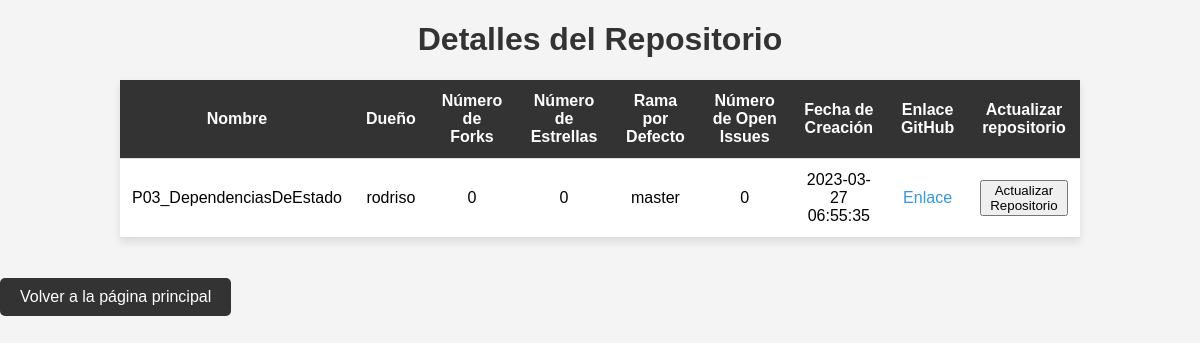
The page /details/1 (signed in) on the database its author committed.
### db.py (models this page shows)
class Base(DeclarativeBase):
    pass

class repository(Base):
    __tablename__ = "repositorys"
    id = Column(Integer, primary_key=True)
    name = Column(String)
    owner = Column(String)
    forks = Column(Integer)
    stars = Column(Integer)
    default_branch = Column(String)
    open_issues = Column(Integer)
    creation_date = Column(DateTime)
    github_link = Column(String)
    user_id = Column(Integer, ForeignKey("user_account.id"))
    user = relationship("Users", back_populates="repositorys")
    last_update = Column(DateTime)
    times_added = Column(Integer, default=0)

### app.py (the view)
@app.route("/details/<repo_id>")
def details(repo_id):
    repo = db.get_details_repositorie(repo_id)
    user_id = db.get_user_id(session['logged_in_user'])
    return render_template('details.html', repo = repo , user_id = user_id)

### db.py (called while the page is built)
def get_user_id(name):
    with Session(engine) as session:
        user = session.query(Users).filter_by(name=name).first()
        return user.id

def get_details_repositorie(id):
    session = Session(engine)
    repo = session.query(repository).filter_by(id=id).first()
    session.close()
    return repo

### templates/details.html (shortened to what this page needs)
<!DOCTYPE html>
<html lang="en">
<head>
    <link rel="stylesheet" href="{{ url_for('static', filename='details.css') }}">
</head>
<body>
    <h1>Detalles del Repositorio</h1>
    <table>
        <thead>
            <tr>
                <th>Nombre</th>
                <th>Dueño</th>
                <th>Número de Forks</th>
                <th>Número de Estrellas</th>
                <th>Rama por Defecto</th>
                <th>Número de Open Issues</th>
                <th>Fecha de Creación</th>
                <th>Enlace GitHub</th>
                <th>Actualizar repositorio</th>
            </tr>
        </thead>
        <tbody>
            <tr>
                <td>{{ repo.name }}</td>
                <td>{{ repo.owner }}</td>
                <td>{{ repo.forks }}</td>
                <td>{{ repo.stars }}</td>
                <td>{{ repo.default_branch }}</td>
                <td>{{ repo.open_issues }}</td>
                <td>{{ repo.creation_date }}</td>
                <td><a href="{{ repo.github_link }}" target="_blank">Enlace</a></td>
                    <form method="POST" action="/update_repository/{{ repo.id }}">
                        <td>
                            <button type="submit">Actualizar Repositorio</button>
                        </td>
                    </form>
            </tr>
        </tbody>
    </table>
    <div class="button-container">
        <a class="button" href="/main/">Volver a la página principal</a>
    </div>
</body>
</html>

### static/details.css (style rules this page uses)
body { font-family: 'Arial', sans-serif; background-color: #f4f4f4; margin: 0; padding: 0; }
h1 { text-align: center; color: #333; }
table { width: 80%; margin: 20px auto; border-collapse: collapse; box-shadow: 0 4px 8px rgba(0, 0, 0, 0.1); background-color: #fff; }
th, td { padding: 12px; text-align: center; border-bottom: 1px solid #ddd; }
th { background-color: #333; color: #fff; text-align: center; }
a { color: #3498db; text-decoration: none; }
a.button { display: inline-block; margin-top: 20px; padding: 10px 20px; text-decoration: none; background-color: #333; color: #fff; border-radius: 5px; transition: background-color 0.3s; }

### rows shown on the page
repository: name "P03_DependenciasDeEstado", owner "rodriso", forks "0", stars "0", default_branch "master", open_issues "0", creation_date "2023-03-27 06:55:35"
